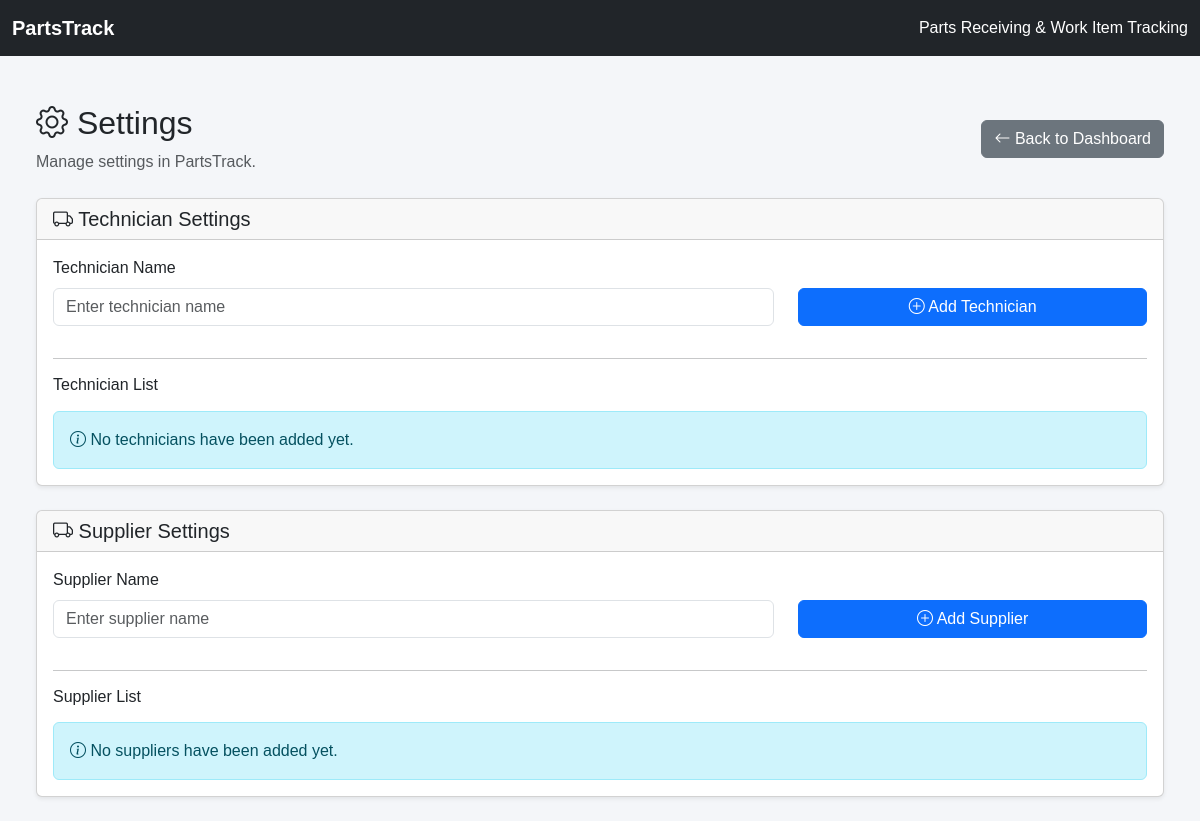
The app's page /settings/technicians, older data.
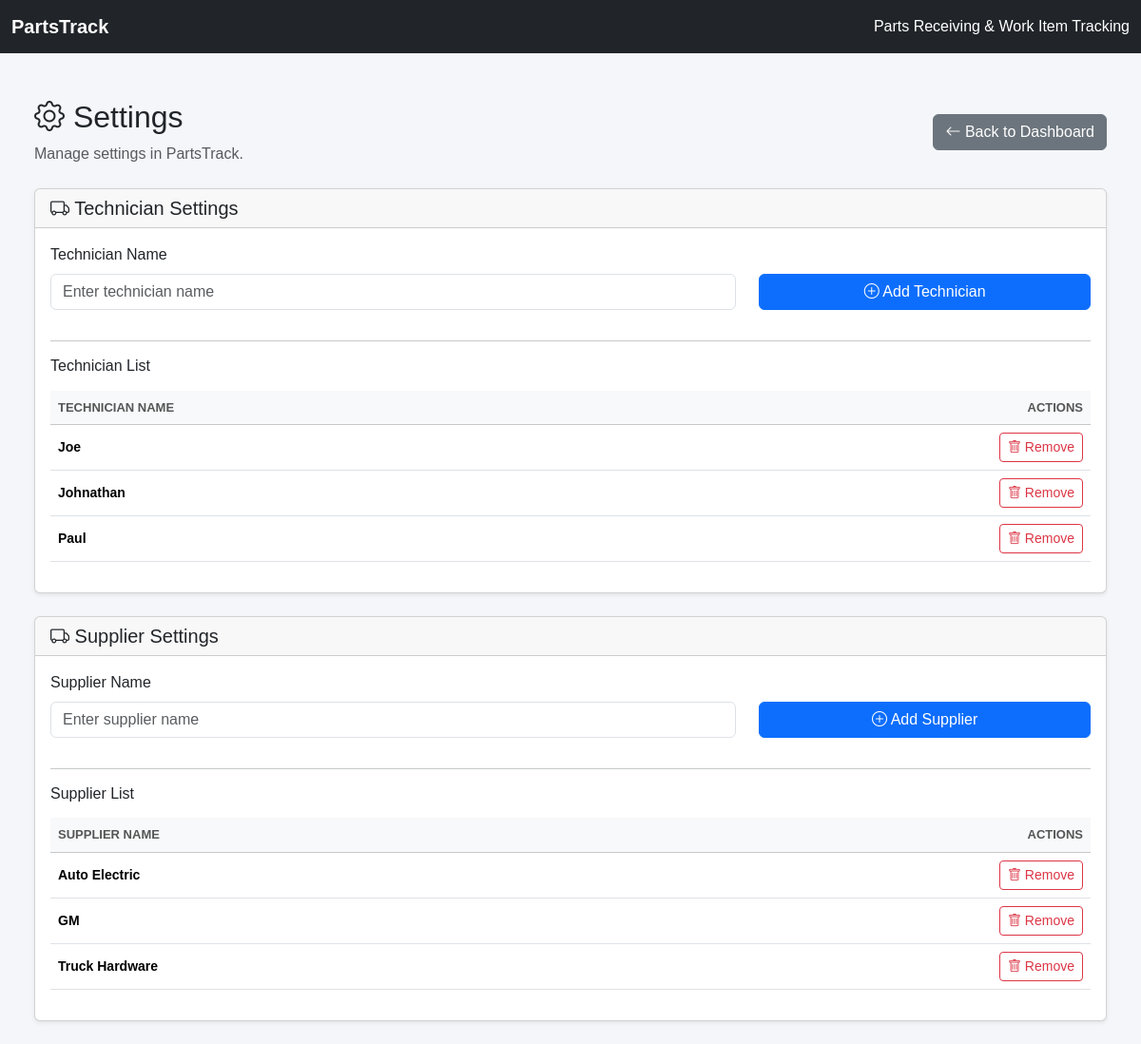
The same page, newer data.
### app/models.py (models this page shows, shortened)
class Technician(db.Model):
    id = db.Column(db.Integer, primary_key=True)
    name = db.Column(db.String(100), unique=True, nullable=False)

class Supplier(db.Model):
    id = db.Column(db.Integer, primary_key=True)
    name = db.Column(db.String(150), unique=True, nullable=False)

### app/routes.py (the view)
@main.route("/settings/technicians")
def technician_settings():
    technicians = Technician.query.order_by(
        Technician.name.asc()
    ).all()
    suppliers = Supplier.query.order_by(
        Supplier.name.asc()
    ).all()
    return render_template(
        "technician_settings.html",
        technicians=technicians,
        suppliers=suppliers
    )

### app/templates/technician_settings.html (shortened to what this page needs)
{% extends "base.html" %}
{% block content %}
<div class="container-fluid mt-4">
    <div class="d-flex justify-content-between align-items-center mb-4">
        <div>
            <h2>
                <i class="bi bi-gear"></i>
                Settings
            </h2>
            <p class="text-muted mb-0">
                Manage settings in PartsTrack.
            </p>
        </div>
        <a href="{{ url_for('main.dashboard') }}"
           class="btn btn-secondary">
            <i class="bi bi-arrow-left"></i>
            Back to Dashboard
        </a>
    </div>
    <div class="card shadow-sm mt-4">
        <div class="card-header">
            <h5 class="mb-0">
                <i class="bi bi-truck"></i>
                Technician Settings
            </h5>
        </div>
        <div class="card-body">
            <form method="POST"
                action="{{ url_for('main.add_technician') }}">
                <div class="row align-items-end">
                    <div class="col-md-8 mb-3">
                        <label for="technician_name" class="form-label">
                            Technician Name
                        </label>
                        <input type="text"
                            class="form-control"
                            id="technician_name"
                            name="name"
                            placeholder="Enter technician name"
                            maxlength="150"
                            required>
                    </div>
                    <div class="col-md-4 mb-3">
                        <button type="submit"
                                class="btn btn-primary w-100">
                            <i class="bi bi-plus-circle"></i>
                            Add Technician
                        </button>
                    </div>
                </div>
            </form>
            <hr>
            <h6 class="mb-3">Technician List</h6>
            {% if technicians %}
                <div class="table-responsive">
                    <table class="table table-hover align-middle">
                        <thead class="table-light">
                            <tr>
                                <th>Technician Name</th>
                                <th class="text-end">Actions</th>
                            </tr>
                        </thead>
                        <tbody>
                            {% for technician in technicians %}
                                <tr>
                                    <td>
                                        <strong>
                                            {{ technician.name }}
                                        </strong>
                                    </td>
                                    <td class="text-end">
                                        <form method="POST"
                                            action="{{ url_for('main.delete_technician', technician_id=technician.id) }}"
                                            class="d-inline"
                                            onsubmit="return confirm('Remove {{ technician.name }} from the technician list?');">
                                            <button type="submit"
                                                    class="btn btn-sm btn-outline-danger">
                                                <i class="bi bi-trash"></i>
                                                Remove
                                            </button>
                                        </form>
                                    </td>
                                </tr>
                            {% endfor %}
                        </tbody>
                    </table>
                </div>
            {% else %}
                <div class="alert alert-info mb-0">
                    <i class="bi bi-info-circle"></i>
                    No technicians have been added yet.
                </div>
            {% endif %}
        </div>
    </div>
    <div class="card shadow-sm mt-4">
        <div class="card-header">
            <h5 class="mb-0">
                <i class="bi bi-truck"></i>
                Supplier Settings
            </h5>
        </div>
        <div class="card-body">
            <form method="POST"
                action="{{ url_for('main.add_supplier') }}">
                <div class="row align-items-end">
                    <div class="col-md-8 mb-3">
                        <label for="supplier_name" class="form-label">
                            Supplier Name
                        </label>
                        <input type="text"
                            class="form-control"
                            id="supplier_name"
                            name="name"
                            placeholder="Enter supplier name"
                            maxlength="150"
                            required>
                    </div>
                    <div class="col-md-4 mb-3">
                        <button type="submit"
                                class="btn btn-primary w-100">
                            <i class="bi bi-plus-circle"></i>
                            Add Supplier
                        </button>
                    </div>
                </div>
            </form>
            <hr>
            <h6 class="mb-3">Supplier List</h6>
            {% if suppliers %}
                <div class="table-responsive">
                    <table class="table table-hover align-middle">
                        <thead class="table-light">
                            <tr>
                                <th>Supplier Name</th>
                                <th class="text-end">Actions</th>
                            </tr>
                        </thead>
                        <tbody>
                            {% for supplier in suppliers %}
                                <tr>
                                    <td>
                                        <strong>
                                            {{ supplier.name }}
                                        </strong>
                                    </td>
                                    <td class="text-end">
                                        <form method="POST"
                                            action="{{ url_for('main.delete_supplier', supplier_id=supplier.id) }}"
                                            class="d-inline"
                                            onsubmit="return confirm('Remove {{ supplier.name }} from the supplier list?');">
                                            <button type="submit"
                                                    class="btn btn-sm btn-outline-danger">
                                                <i class="bi bi-trash"></i>
                                                Remove
                                            </button>
                                        </form>
                                    </td>
                                </tr>
                            {% endfor %}
                        </tbody>
                    </table>
                </div>
            {% else %}
                <div class="alert alert-info mb-0">
                    <i class="bi bi-info-circle"></i>
                    No suppliers have been added yet.
                </div>
            {% endif %}
        </div>
    </div>
</div>
{% endblock %}

### app/templates/base.html (shortened to what this page needs)
<!DOCTYPE html>
<html lang="en">
<head>
    <link
        href="https://cdn.jsdelivr.net/npm/bootstrap@5.3.3/dist/css/bootstrap.min.css"
        rel="stylesheet">
    <link
        href="{{ url_for('static', filename='css/style.css') }}"
        rel="stylesheet">
    <link
        rel="stylesheet"
        href="https://cdn.jsdelivr.net/npm/bootstrap-icons@1.11.3/font/bootstrap-icons.min.css">
</head>
<body>
    <nav class="navbar navbar-dark bg-dark">
        <div class="container-fluid">
            <a class="navbar-brand fw-bold" href="/">
                PartsTrack
            </a>
            <span class="text-white">
                Parts Receiving & Work Item Tracking
            </span>
        </div>
    </nav>
    <main class="container-fluid p-4">
        {% block content %}
        {% endblock %}
    </main>
</body>
</html>

### app/static/css/style.css (style rules this page uses)
body { background-color: #f4f6f9; font-family: Arial, sans-serif; }
.table th { font-size: 13px; text-transform: uppercase; color: #555; }
.table td { font-size: 14px; }

Row changes from the older to the newer data that the page shows:
added Technician: name "Joe"
added Technician: name "Johnathan"
added Technician: name "Paul"
added Supplier: name "Auto Electric"
added Supplier: name "GM"
added Supplier: name "Truck Hardware"
Text that changed along with them:
text no longer shown: "No technicians have been added yet. No suppliers have been added yet."
text now shown: "TECHNICIAN NAME ACTIONS SUPPLIER NAME ACTIONS"
